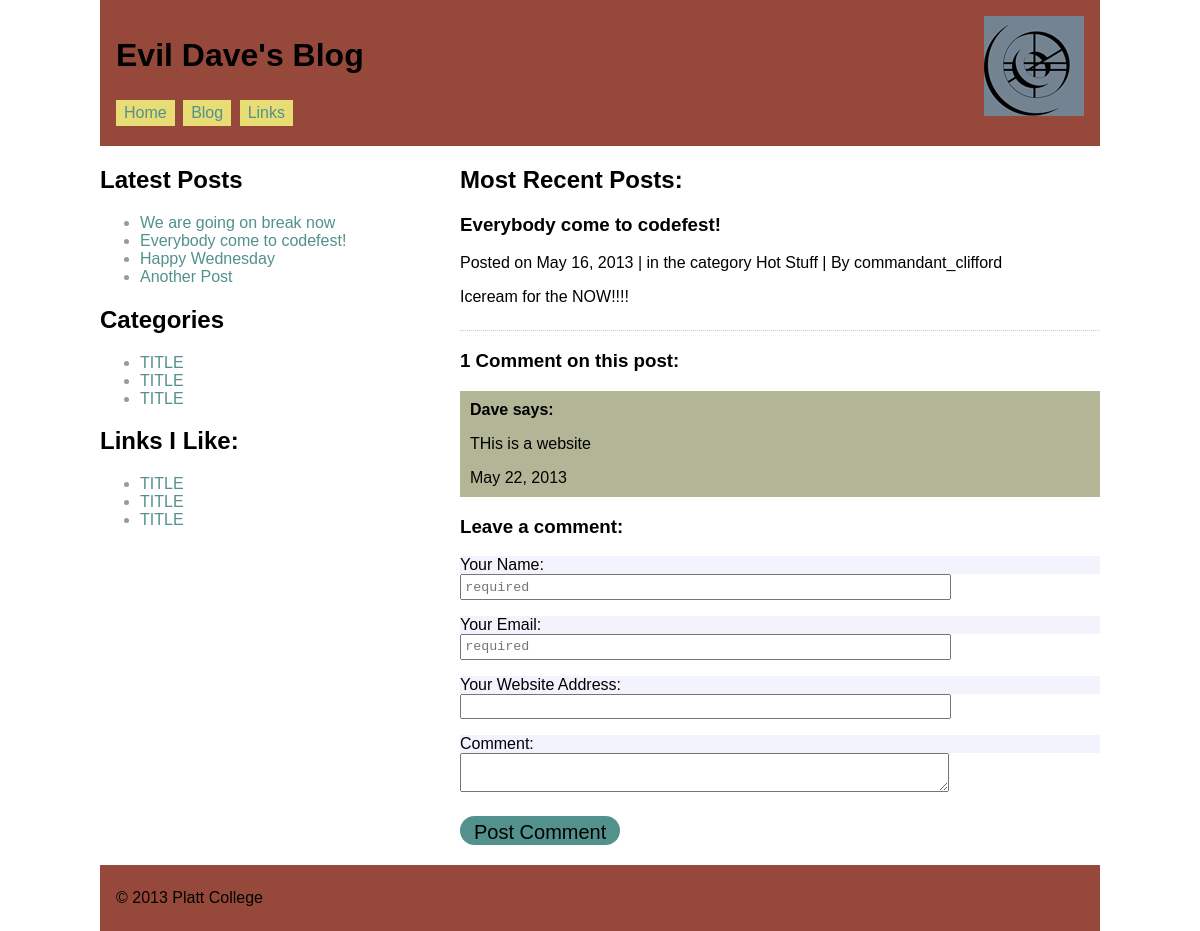
Screenshot of /blog/index.php?page=single&post_id=3 with the database file from the repository.
### tables this page shows
CREATE TABLE IF NOT EXISTS `posts` (
  `post_id` mediumint(8) unsigned NOT NULL AUTO_INCREMENT,
  `title` text NOT NULL,
  `date` datetime NOT NULL,
  `body` text NOT NULL,
  `category_id` mediumint(8) unsigned NOT NULL,
  `user_id` mediumint(8) unsigned NOT NULL,
  `is_public` tinyint(1) NOT NULL,
  `allow_comments` tinyint(1) NOT NULL,
  PRIMARY KEY (`post_id`)
);

CREATE TABLE IF NOT EXISTS `categories` (
  `category_id` mediumint(8) unsigned NOT NULL AUTO_INCREMENT,
  `name` varchar(40) NOT NULL,
  `color` varchar(40) NOT NULL,
  PRIMARY KEY (`category_id`)
);

CREATE TABLE IF NOT EXISTS `users` (
  `user_id` mediumint(8) unsigned NOT NULL AUTO_INCREMENT,
  `username` varchar(100) NOT NULL,
  `password` varchar(40) NOT NULL,
  `email` varchar(100) NOT NULL,
  `join_date` date NOT NULL,
  `avatar_link` varchar(100) NOT NULL,
  `is_admin` tinyint(1) NOT NULL,
  PRIMARY KEY (`user_id`)
);

CREATE TABLE IF NOT EXISTS `comments` (
  `comment_id` mediumint(8) unsigned NOT NULL AUTO_INCREMENT,
  `name` varchar(40) NOT NULL,
  `email` varchar(100) NOT NULL,
  `url` varchar(100) NOT NULL,
  `date` datetime NOT NULL,
  `body` text NOT NULL,
  `post_id` mediumint(8) unsigned NOT NULL,
  `is_approved` tinyint(1) NOT NULL,
  PRIMARY KEY (`comment_id`)
);

### blog/content-single.php (the view, shortened to what this page needs)
<?php
$post_id =$_GET['post_id'];
$query = "SELECT posts.*, categories.*, users.username, users.user_id
FROM posts, categories, users
WHERE posts.is_public = 1
AND posts.category_id = categories.category_id
AND posts.user_id = users.user_id
AND posts.post_id = $post_id
ORDER BY posts.date DESC
LIMIT 1";
if( $result = $db->query($query) ):
	?>
<h2>Most Recent Posts:</h2>
<?php
while( $row = $result->fetch_assoc() ):
	?>
<article class="post">
	<h3><?php echo $row['title']; ?></h3>
	<div class="postmeta">Posted on <?php echo convert_date($row['date']); ?>
		| in the category <?php echo $row['name']; ?>
		| By <?php echo $row['username']; ?>
	</div>
	<p><?php echo $row['body']; ?></p>
</article>
<?php
$query_comm = "SELECT name, date, body
FROM comments
WHERE is_approved = 1
AND post_id = $post_id
ORDER BY date ASC";
if($result_comm = $db->query($query_comm)):
	?>
<section id ="comments">
	<h3><?php echo comments_number($result_comm->num_rows); ?>  on this post:</h3>
	<?php if( $result_comm->num_rows >0 ): ?>
	<ol>
	<?php
		while($row_comm = $result_comm->fetch_assoc()): ?>
		<li>
		<h4><?php echo $row_comm['name'];?> says:</h4>
		<p><?php echo $row_comm['body'];?></p>
		<time datetime="<?php echo $row_comm['date'];?>">
			<?php echo convert_date( $row_comm['date']);?>
		</time>
		</li>
	<?php endwhile;
	$result_comm->free(); ?>
	</ol>
	<?php else: ?>
	<h4> Your comment could be the first! </h4>
	<?php endif;  ?>
</section>
<?php endif;  ?>
<?php
if(1 == $row['allow_comments'] ):
	include( 'comment-form.php' );
endif;
 ?>
<?php
endwhile;
?>
<?php else: ?>
	<h2>No Posts to Show</h2>
<?php endif; ?>

### blog/function.php (shortened to what this page needs)
<?php
function convert_date($dateR){
	$engMon=array('January','February','March','April','May','June','July','August','September','October','November','December',' ');
	$l_months='January:February:March:April:May:June:July:August:September:October:November:December';
	$dateFormat='F j, Y';
	$months=explode (':', $l_months);
	$months[]='&nbsp;';
	$dfval=strtotime($dateR);
	$dateR=date($dateFormat,$dfval);
	$dateR=str_replace($engMon,$months,$dateR);
	return $dateR;
}
function comments_number($number){
	if($number == 1 ){
		echo '1 Comment';
	}elseif( $number == 0 ){
		echo 'No Comments';
	}else{
		echo "$number Comments";
	}
}

### blog/comment-form.php (shortened to what this page needs)
<section id="commentform">
	<h3>Leave a comment:</h3>
	<form method="post" action="#commentform">
		<label>Your Name:</label>
		<input type="text" name="name" id="name" required="required" placeholder="required" />
		<label>Your Email:</label>
		<input type="email" name="email" id="email" required="required" placeholder="required" />
		<label>Your Website Address:</label>
		<input type="url" name="url" id="url" />
		<label for="comment">Comment:</label>
		<textarea name="comment" id="comment"></textarea>
		<input type="submit" value="Post Comment" />
	</form>
</section>

### blog/sidebar.php
<aside>
		<?php
		$query_latest = "SELECT title, post_id
						FROM posts
						WHERE is_public = 1
						ORDER BY date DESC
						LIMIT 10";
		if( $result_latest = $db->query($query_latest) ):
		 ?>
		<h2>Latest Posts</h2>
		<ul>
			<?php
			while( $row_latest = $result_latest->fetch_assoc() ): ?>
				<li>
	<a href="index.php?page=single&amp;post_id=<?php echo $row_latest['post_id']; ?>">
					<?php echo $row_latest['title']; ?></a></li>
			<?php endwhile; ?>
		</ul>
		<?php endif; ?>
		<h2>Categories</h2>
		<ul>
			<li><a href="#">TITLE</a></li>
			<li><a href="#">TITLE</a></li>
			<li><a href="#">TITLE</a></li>
		</ul>
		<h2>Links I Like:</h2>
		<ul>
			<li><a href="#">TITLE</a></li>
			<li><a href="#">TITLE</a></li>
			<li><a href="#">TITLE</a></li>
		</ul>
</aside>

### blog/style.css (style rules this page uses)
body { width: 98%; margin: 0 auto; font-size: 100%; max-width: 62.5em; font-family: 'Georgia', sans-serif }
a { color: #52918C; text-decoration: none; }
aside { width: 30%; float: left; min-width: 9.5em; color: #999; }
aside h2 { color: #000; }
#comments { border-top: dotted 1px #CCC; margin-top: 1.5em; }
#comments ol { list-style: none; margin: 0; padding: 0; }
#comments ol li { padding: 10px; background-color: #B2B596; }
#comments ol li:nth-child(odd) { background-color: #B2B596; }
#comments ol li h4 { margin: 0; }
label, input[type=submit] { display: block; margin-top: 1em; background-color: #F3F3FE; }
input[type=submit], .btn { background-color: #52918C; color: black; padding: .3em .7em .15em .7em; border: none; -webkit-border-radius: 50px; border-radius: 50px; font-size: .9em; margin-bottom: 1em; font-size: 1.25em; line-height: 1em; }
input[type=text], input[type=url], input[type=email], textarea { width: 75%; padding: .25em; font-family: "Lucida Console", "Courier New", Courier, monospace; }

### rows the page displays
posts: title "Everybody come to codefest!", date "May 16, 2013", category.name "Hot Stuff", user.username "commandant_clifford", body "Iceream for the NOW!!!!"
comments: name "Dave", body "THis is a website", date "May 22, 2013"
posts: title "We are going on break now"
posts: title "Happy Wednesday"
posts: title "Another Post"
